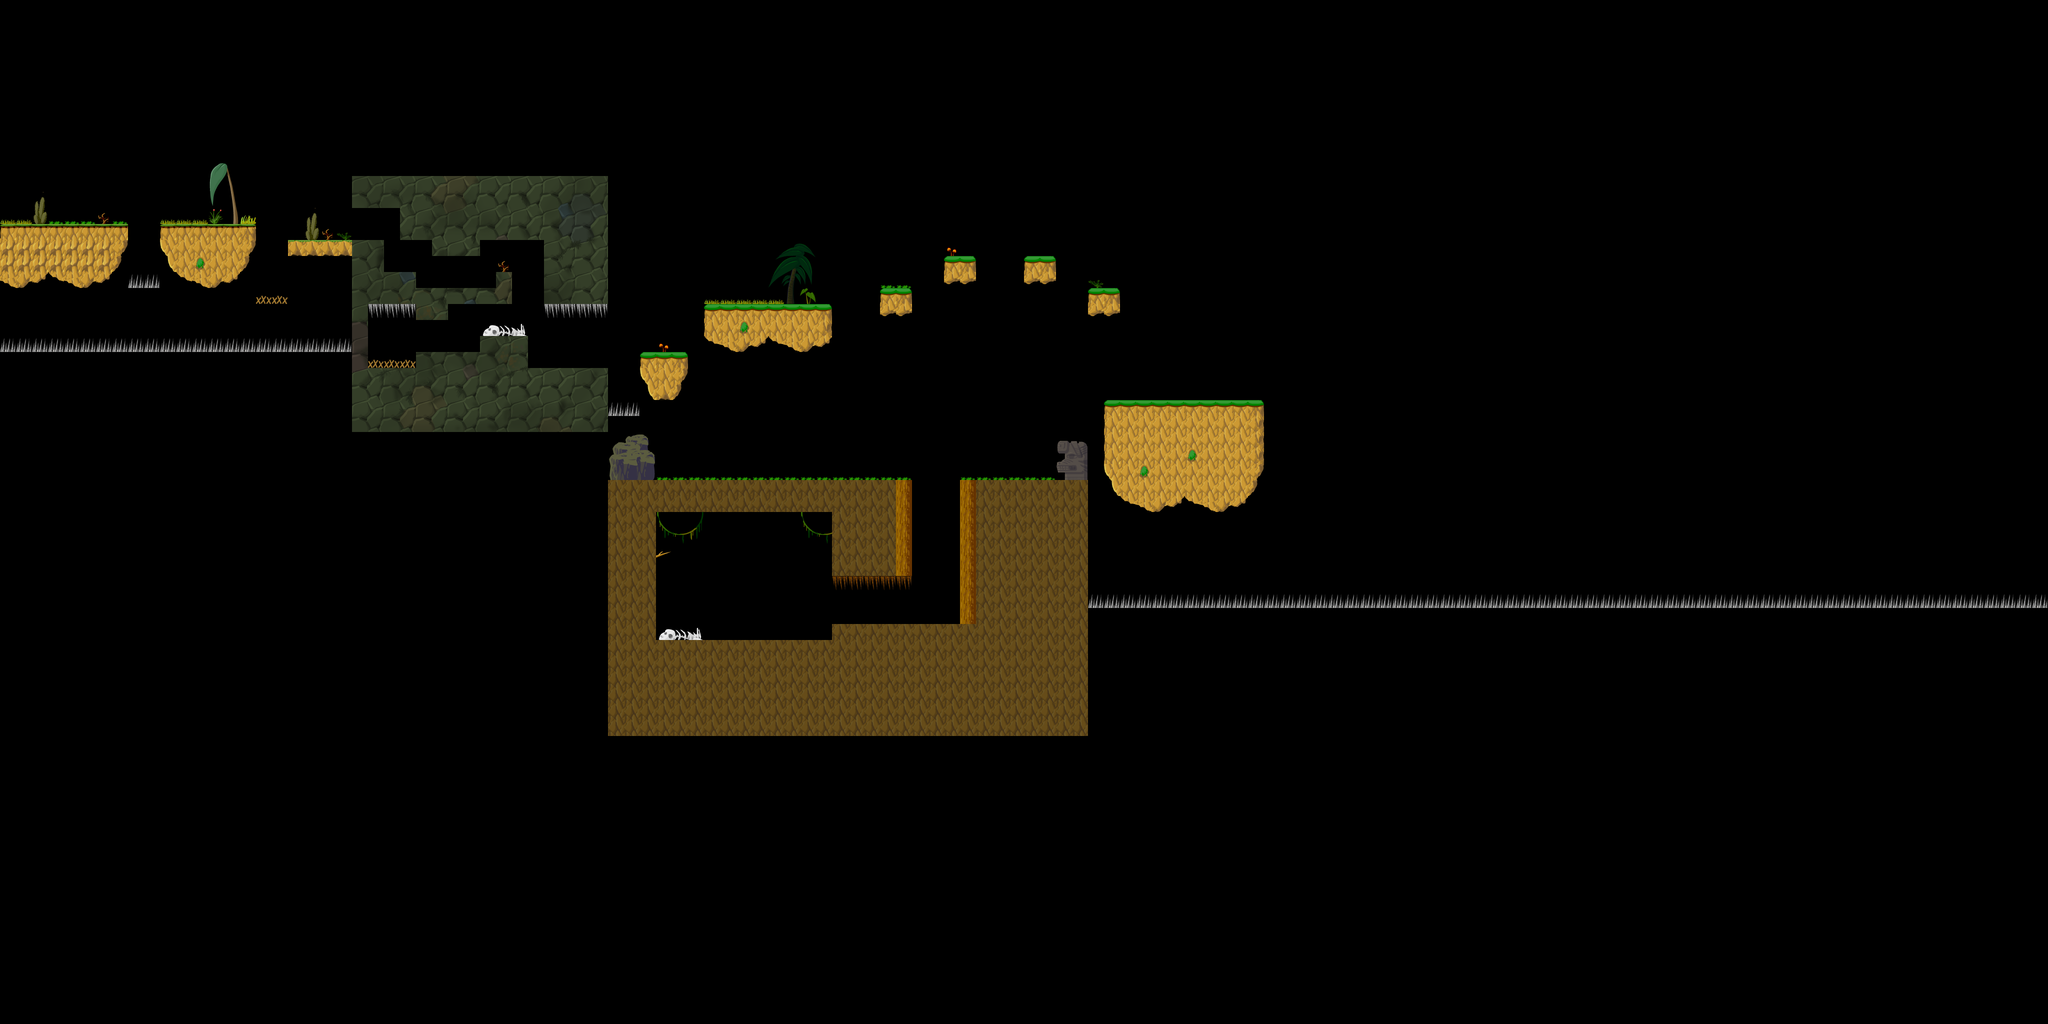

This is a level from a 2D game, rendered from its Tiled map with the project's own tilesets. A one-line summary and the map file follow, with tile-layer data summarised:
An orthogonal 128x64 tile map with 32x32 px tiles, 1 tile layer (Tile Layer 1), 5 tilesets and 43 objects.

<map version="1.0" orientation="orthogonal" width="128" height="64" tilewidth="32" tileheight="32">
 <tileset firstgid="1" name="island" tilewidth="32" tileheight="32">
  <image source="island.png" width="512" height="256" />
 </tileset>
 <tileset firstgid="129" name="grass" tilewidth="32" tileheight="32">
  <image source="grass.png" width="512" height="256" />
 </tileset>
 <tileset firstgid="257" name="Dirt Block" tilewidth="32" tileheight="32">
  <image source="Dirt Block.png" width="101" height="171" />
 </tileset>
 <tileset firstgid="272" name="background_island" tilewidth="32" tileheight="32">
  <image source="background_island.png" width="512" height="512" />
 </tileset>
 <tileset firstgid="528" name="background_underground" tilewidth="32" tileheight="32">
  <image source="background_underground.png" width="512" height="512" />
 </tileset>
 <layer name="Tile Layer 1" width="128" height="64">
  <data>[8192 cells, 902 non-empty, 265 distinct tile ids]</data>
 </layer>
 <objectgroup name="Object Layer 1" width="128" height="64">
  <object x="6" y="455" width="242" height="27" />
  <object x="330" y="456" width="170" height="27" />
  <object x="585" y="486" width="173" height="22" />
  <object x="516" y="596" width="58" height="12" />
  <object x="259" y="557" width="59" height="19" />
  <object x="765" y="550" width="63" height="20" />
  <object x="836" y="580" width="152" height="19" />
  <object x="996" y="552" width="25" height="31" />
  <object x="1094" y="480" width="24" height="186" />
  <object x="969" y="680" width="70" height="15" />
  <object x="834" y="707" width="127" height="16" />
  <object x="738" y="725" width="98" height="15" />
  <object x="719" y="608" width="12" height="133" />
  <object x="307" y="556" width="1" />
  <object x="332" y="487" width="21" height="87" />
  <object x="220" y="503" width="23" height="69" />
  <object x="707" y="373" width="87" height="28" />
  <object x="967" y="444" width="105" height="29" />
  <object x="865" y="468" width="92" height="29" />
  <object x="813" y="389" width="31" height="56" />
  <object x="21" y="692" width="680" height="10" />
  <object x="1057" y="741" width="149" height="17" />
  <object x="1293" y="711" width="68" height="21" />
  <object x="1423" y="615" width="231" height="19" />
  <object x="2224" y="805" width="288" height="23" />
  <object x="2187" y="583" width="44" height="25" />
  <object x="1771" y="584" width="44" height="23" />
  <object x="1899" y="519" width="41" height="29" />
  <object x="2060" y="517" width="41" height="35" />
  <object x="1221" y="965" width="593" height="21" />
  <object x="1931" y="964" width="193" height="21" />
  <object x="2119" y="888" width="29" height="72" />
  <object x="1799" y="972" width="13" height="177" />
  <object x="1929" y="972" width="19" height="279" />
  <object x="1673" y="1255" width="263" height="24" />
  <object x="1311" y="1287" width="345" height="27" />
  <object x="1283" y="1012" width="21" height="292" />
  <object x="1672" y="1125" width="116" height="11" />
  <object x="1042" y="1346" height="8" />
  <object x="1196" y="766" width="24" height="194" />
  <object x="2182" y="1216" width="1898" height="18" />
  <object x="3984" y="928" width="48" height="336" />
  <object x="2156" y="966" width="14" height="282" />
 </objectgroup>
</map>
